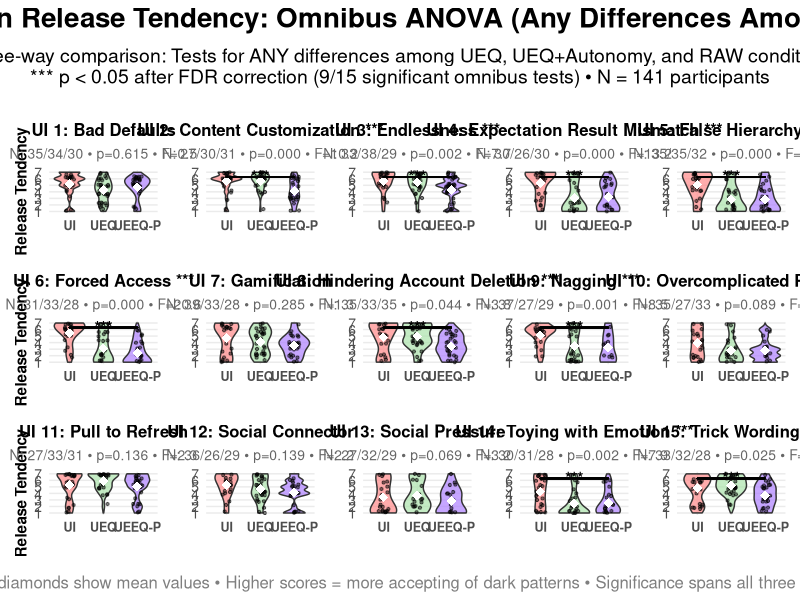

Write R code to recreate this figure.
# Create Three-Condition Omnibus ANOVA Violin Plot with FDR Corrected Results
# Based on the successful violin plot structure, but using omnibus ANOVA results
# Tests: Any differences among UEQ vs UEQ+Autonomy vs RAW (two-tailed)

library(dplyr)
library(ggplot2)
library(patchwork)

cat("=== CREATING THREE-CONDITION OMNIBUS ANOVA VIOLIN PLOT (FDR CORRECTED) ===\n")

# Map interfaces to pattern names (same as original analysis)
interface_patterns <- data.frame(
  interface = paste0("ui", sprintf("%03d", 1:15)),
  pattern_name = c(
    "Bad Defaults",           # UI 1
    "Content Customization",  # UI 2 
    "Endlessness",           # UI 3
    "Expectation Result Mismatch", # UI 4
    "False Hierarchy",       # UI 5
    "Forced Access",         # UI 6
    "Gamification",          # UI 7
    "Hindering Account Deletion", # UI 8
    "Nagging",               # UI 9
    "Overcomplicated Process", # UI 10
    "Pull to Refresh",       # UI 11
    "Social Connector",      # UI 12
    "Social Pressure",       # UI 13
    "Toying with Emotion",   # UI 14
    "Trick Wording"          # UI 15
  )
)

# Load the FDR-corrected ANOVA results
results_data <- read.csv("results/three_condition_anova_results.csv")
cat("Loaded ANOVA results for", nrow(results_data), "interfaces\n")

# Add pattern names to results
results_data <- results_data %>%
  left_join(interface_patterns, by = c("interface" = "interface"))

# Load the three-condition interface data for plotting
interface_data <- read.csv("results/three_condition_interface_data.csv")
cat("Loaded interface data:", nrow(interface_data), "evaluations from", 
    length(unique(interface_data$ResponseId)), "participants\n")

# Check which interfaces have significant FDR-corrected omnibus ANOVA results
sig_interfaces <- results_data %>%
  filter(tendency_p_fdr < 0.05) %>%
  pull(interface)

cat("Significant interfaces after FDR correction (Omnibus ANOVA - any difference among 3 groups):", length(sig_interfaces), "\n")
if(length(sig_interfaces) > 0) {
  sig_names <- results_data %>%
    filter(interface %in% sig_interfaces) %>%
    select(interface, pattern_name, tendency_p_fdr, tendency_f)
  print(sig_names)
}

# Create individual interface plot function for omnibus ANOVA
create_interface_plot <- function(ui_num) {
  
  # Get interface data
  ui_data <- interface_data %>%
    filter(interface == paste0("ui", sprintf("%03d", ui_num)), !is.na(tendency))
  
  if(nrow(ui_data) == 0) {
    return(NULL)
  }
  
  # Get results for this interface
  ui_results <- results_data %>%
    filter(interface == paste0("ui", sprintf("%03d", ui_num)))
  
  pattern_name <- ui_results$pattern_name
  p_fdr <- ui_results$tendency_p_fdr      # Using omnibus ANOVA p-value
  f_stat <- ui_results$tendency_f         # F-statistic for omnibus ANOVA
  
  # Determine if significant (FDR corrected omnibus ANOVA)
  is_significant <- p_fdr < 0.05
  
  # Create title with significance indicator
  title_text <- paste0("UI ", ui_num, ": ", pattern_name)
  if(is_significant) {
    title_text <- paste0(title_text, " ***")
  }
  
  # Get sample sizes
  n_ueq <- ui_results$n_ueq
  n_autonomy <- ui_results$n_autonomy
  n_raw <- ui_results$n_raw
  
  # Set condition order and labels
  ui_data$condition_f <- factor(ui_data$condition, 
                               levels = c("RAW", "UEQ", "UEQ+Autonomy"),
                               labels = c("UI", "UEQ", "UEEQ-P"))
  
  # Create the plot with violin plots
  p <- ggplot(ui_data, aes(x = condition_f, y = tendency, fill = condition_f)) +
    geom_violin(alpha = 0.7, trim = FALSE) +
    geom_jitter(width = 0.15, alpha = 0.5, size = 0.8) +
    stat_summary(fun = mean, geom = "point", shape = 18, size = 3, color = "white") +
    scale_fill_manual(values = c("UI" = "#FF8888", "UEQ" = "#ABE2AB", "UEEQ-P" = "#AE80FF")) +
    labs(
      title = title_text,
      x = "",  # Remove x-axis label to reduce repetition
      y = if(ui_num %in% c(1, 6, 11)) "Release Tendency" else "",  # Only show y-label on left column
      subtitle = paste0("N: ", n_ueq, "/", n_autonomy, "/", n_raw, " • p=", sprintf("%.3f", p_fdr), " • F=", sprintf("%.1f", f_stat))
    ) +
    theme_minimal() +
    theme(
      legend.position = "none",
      plot.title = element_text(size = 12, face = "bold", hjust = 0.5),
      plot.subtitle = element_text(size = 10, hjust = 0.5, color = "gray40"),
      axis.title = element_text(size = 11, face = "bold"),
      axis.text = element_text(size = 10),
      axis.text.x = element_text(size = 9, face = "bold"),
      panel.grid.minor = element_blank(),
      plot.margin = margin(t = 10, r = 5, b = 5, l = 5)
    ) +
    scale_y_continuous(limits = c(1, 7), breaks = 1:7) +
    scale_x_discrete()
  
  # Add significance annotation for omnibus ANOVA (spans all three groups)
  if(is_significant) {
    # Add significance line spanning all three conditions
    p <- p + 
      # Significance line across all three groups
      geom_segment(aes(x = 1, xend = 3, y = 6.3, yend = 6.3), 
                   color = "black", linewidth = 0.5, inherit.aes = FALSE) +
      geom_segment(aes(x = 1, xend = 1, y = 6.25, yend = 6.3), 
                   color = "black", linewidth = 0.5, inherit.aes = FALSE) +
      geom_segment(aes(x = 3, xend = 3, y = 6.25, yend = 6.3), 
                   color = "black", linewidth = 0.5, inherit.aes = FALSE) +
      # Significance stars
      annotate("text", x = 2, y = 6.4, label = "***", color = "black", size = 4, fontface = "bold")
  }
  
  return(p)
}

# Create plots for all interfaces
cat("\nCreating individual plots...\n")

tendency_plots <- list()
for(ui_num in 1:15) {
  plot <- create_interface_plot(ui_num)
  if(!is.null(plot)) {
    tendency_plots[[paste0("ui", ui_num)]] <- plot
  }
}

# Combine plots
if(length(tendency_plots) > 0) {
  
  # Create directory if it doesn't exist
  if(!dir.exists("plots")) {
    dir.create("plots")
  }
  
  tendency_grid <- wrap_plots(tendency_plots, ncol = 5, nrow = 3)
  
  # Count significant results
  n_sig_fdr <- sum(results_data$tendency_p_fdr < 0.05, na.rm = TRUE)
  n_total <- nrow(results_data)
  
  tendency_final <- tendency_grid + 
    plot_annotation(
      title = "Dark Pattern Release Tendency: Omnibus ANOVA (Any Differences Among Groups)",
      subtitle = paste0("Three-way comparison: Tests for ANY differences among UEQ, UEQ+Autonomy, and RAW conditions\n",
                       "*** p < 0.05 after FDR correction (", n_sig_fdr, "/", n_total, " significant omnibus tests) • ",
                       "N = ", length(unique(interface_data$ResponseId)), " participants"),
      caption = "White diamonds show mean values • Higher scores = more accepting of dark patterns • Significance spans all three groups",
      theme = theme(
        plot.title = element_text(size = 20, face = "bold", hjust = 0.5, margin = margin(b = 10)),
        plot.subtitle = element_text(size = 14, hjust = 0.5, margin = margin(b = 15)),
        plot.caption = element_text(size = 12, hjust = 0.5, color = "gray50", margin = margin(t = 10))
      )
    )
  
  # Save the plot
  filename <- "plots/three_condition_omnibus_anova_violin_fdr_corrected.png"
  ggsave(filename, plot = tendency_final, width = 24, height = 14, dpi = 300)
  
  cat("✓ Plot saved:", filename, "\n")
  cat("✓ Significant interfaces (FDR corrected omnibus ANOVA):", n_sig_fdr, "out of", n_total, "\n")
  
  # List significant interfaces
  if(n_sig_fdr > 0) {
    cat("\nSignificant interfaces (Omnibus ANOVA - any difference among groups):\n")
    sig_summary <- results_data %>%
      filter(tendency_p_fdr < 0.05) %>%
      select(interface, pattern_name, tendency_p_fdr, tendency_f) %>%
      arrange(tendency_p_fdr)
    
    for(i in seq_len(nrow(sig_summary))) {
      cat(sprintf("• UI %s (%s): p=%.4f, F=%.2f\n", 
                  gsub("ui0*", "", sig_summary$interface[i]), 
                  sig_summary$pattern_name[i],
                  sig_summary$tendency_p_fdr[i],
                  sig_summary$tendency_f[i]))
    }
  }
  
} else {
  cat("❌ No plots created - check data availability\n")
}

cat("\n✓ Three-condition omnibus ANOVA violin plot generation complete!\n")
